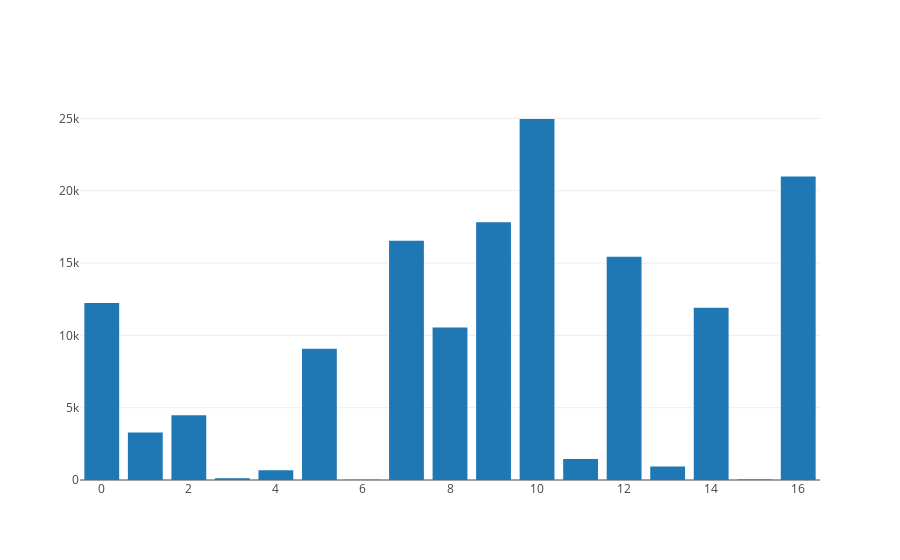

Source (notebook cell):
### Code cell
import plotly.offline as py
py.init_notebook_mode(connected=True)
import plotly.graph_objs as go


data=[go.Bar(x=list(counts.keys()), y=list(counts.values()))]
py.iplot(data, filename='train-label-dist')

### Figure 1 — Plotly figure (JSON) as saved in the notebook; plotly's stock layout.template omitted (floating-point values rounded to 4 significant figures)
{"data": [{"type": "bar", "x": [14, 7, 9, 10, 8, 4, 1, 2, 16, 0, 11, 5, 12, 13, 3, 15, 6], "y": [11915, 16539, 17826, 24961, 10552, 674, 3283, 4477, 20982, 12243, 1460, 9068, 15434, 938, 115, 30, 13]}], "layout": {}}
